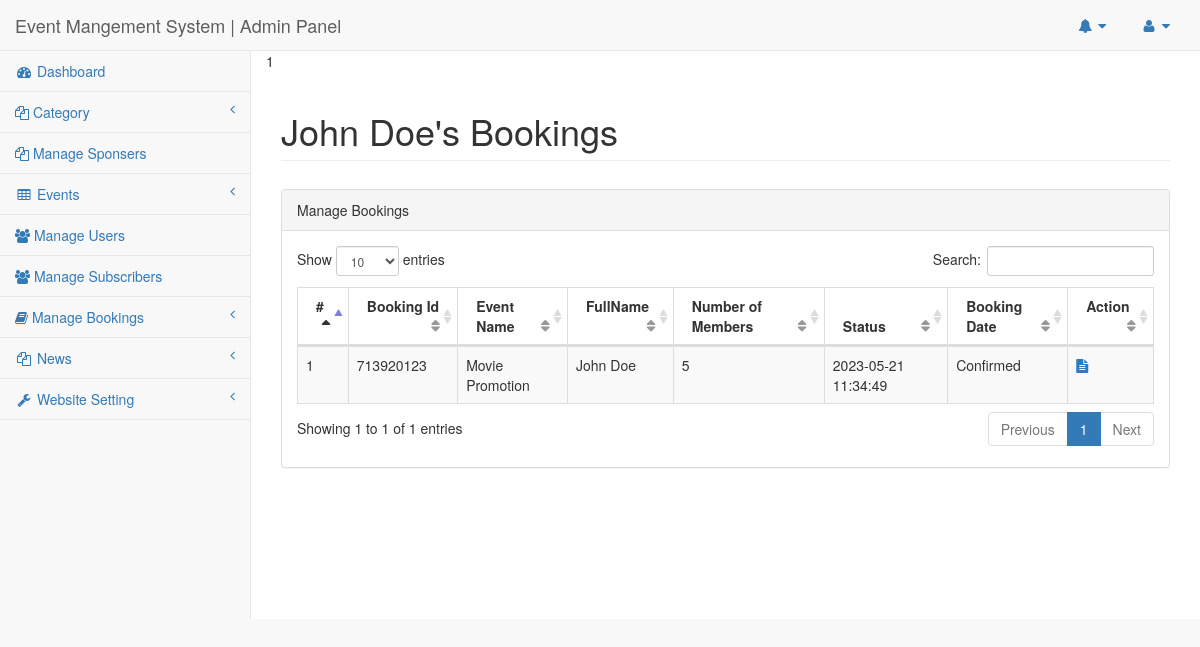
The app's page /ems/admin/user-bookings.php?uid=1&&uname=John Doe (signed in) with its own data.
### tables this page shows
CREATE TABLE `tblbookings` (
  `id` int(11) NOT NULL,
  `BookingId` bigint(12) DEFAULT NULL,
  `UserId` int(11) DEFAULT NULL,
  `EventId` int(11) DEFAULT NULL,
  `NumberOfMembers` int(11) DEFAULT NULL,
  `UserRemark` mediumtext DEFAULT NULL,
  `AdminRemark` mediumtext DEFAULT NULL,
  `UserCancelRemark` mediumtext DEFAULT NULL,
  `BookingDate` timestamp NULL DEFAULT current_timestamp(),
  `BookingStatus` varchar(100) DEFAULT NULL,
  `LastUpdationDate` timestamp NULL DEFAULT NULL ON UPDATE current_timestamp()
);

CREATE TABLE `tblevents` (
  `id` int(11) NOT NULL,
  `CategoryId` char(10) DEFAULT NULL,
  `SponserId` char(10) DEFAULT NULL,
  `EventName` varchar(255) DEFAULT NULL,
  `EventDescription` mediumtext DEFAULT NULL,
  `EventStartDate` date DEFAULT NULL,
  `EventEndDate` date DEFAULT NULL,
  `EventLocation` varchar(255) DEFAULT NULL,
  `EventImage` varchar(255) DEFAULT NULL,
  `PostingDate` timestamp NULL DEFAULT current_timestamp(),
  `LastUpdationDate` timestamp NULL DEFAULT NULL ON UPDATE current_timestamp(),
  `IsActive` int(1) DEFAULT NULL
);

CREATE TABLE `tblusers` (
  `Userid` int(11) NOT NULL,
  `FullName` varchar(255) DEFAULT NULL,
  `UserName` varchar(200) DEFAULT NULL,
  `Emailid` varchar(255) DEFAULT NULL,
  `PhoneNumber` bigint(12) DEFAULT NULL,
  `UserGender` varchar(100) DEFAULT NULL,
  `UserPassword` varchar(255) DEFAULT NULL,
  `RegDate` timestamp NULL DEFAULT current_timestamp(),
  `LastUpdationDate` timestamp NULL DEFAULT NULL ON UPDATE current_timestamp(),
  `IsActive` int(1) DEFAULT NULL
);

### ems/admin/user-bookings.php (the view, shortened to what this page needs)
<?php
include('includes/config.php');
if(strlen($_SESSION['adminsession'])==0)
{
header('location:logout.php');
}
else{
?>
<!DOCTYPE html>
<html lang="en">
<head>
    <link href="../vendor/bootstrap/css/bootstrap.min.css" rel="stylesheet">
    <link href="../vendor/metisMenu/metisMenu.min.css" rel="stylesheet">
    <link href="../dist/css/sb-admin-2.css" rel="stylesheet">
    <link href="../vendor/font-awesome/css/font-awesome.min.css" rel="stylesheet" type="text/css">
    <link href="../vendor/datatables-plugins/dataTables.bootstrap.css" rel="stylesheet">
    <link href="../vendor/datatables-responsive/dataTables.responsive.css" rel="stylesheet">
</head>
<body>
<div id="wrapper">
<nav class="navbar navbar-default navbar-static-top" role="navigation" style="margin-bottom: 0">
<?php include_once('includes/header.php');?>
<?php include_once('includes/leftbar.php');?>
</nav>
        <div id="page-wrapper">
            <div class="row">
                <?php echo $uid=intval($_GET['uid']);
$uname=$_GET['uname'];
?>
                <div class="col-lg-12">
                           <h1 class="page-header"><?php echo $uname;?>'s Bookings</h1>
                </div>
            </div>
            <div class="row" style="margin-top:1%">
                <div class="col-lg-12">
                    <div class="panel panel-default">
                        <div class="panel-heading">
                           Manage  Bookings
                        </div>
                        <div class="panel-body">
                            <div class="row">
                                <div class="col-lg-12">
                            <table width="100%" class="table table-striped table-bordered table-hover" id="dataTables-example">
                                <thead>
                                    <tr>
                                        <th>#</th>
                                        <th>Booking Id</th>
                                        <th>Event Name</th>
                                        <th>FullName</th>
                                        <th>Number of Members</th>
                                        <th>Status</th>
                                        <th>Booking Date</th>
                                    <th>Action</th>
                                    </tr>
                                </thead>
                                <tbody>
<?php
$sql = "SELECT tblbookings.id as bid,tblbookings.BookingId,tblevents.EventName,tblusers.FullName,tblbookings.NumberOfMembers,tblbookings.BookingStatus,tblbookings.BookingDate from tblbookings left  join tblusers on tblusers.Userid=tblbookings.UserId left join tblevents on tblevents.id=tblbookings.EventId where tblbookings.UserId='$uid'";
$query = $dbh -> prepare($sql);
$query->execute();
$results=$query->fetchAll(PDO::FETCH_OBJ);
$cnt=1;
if($query->rowCount() > 0)
{
foreach($results as $row)
{
    ?>
<tr >
<td><?php echo htmlentities($cnt);?></td>
<td><?php echo htmlentities($row->BookingId);?></td>
<td><?php echo htmlentities($row->EventName);?></td>
<td><?php echo htmlentities($row->FullName);?></td>
<td><?php echo htmlentities($row->NumberOfMembers);?></td>
<td><?php echo htmlentities($row->BookingDate);?></td>
<td><?php $status=$row->BookingStatus;
if($status==""){
echo htmlentities("Not Confirmed yet");
} else {
echo htmlentities("$status");
}
?></td>
<td>
<a href="booking-details.php?bkid=<?php echo htmlentities($row->bid);?>">
<i class="fa fa-file-text"></i>
</a>
                            </a></td>
</tr>
        <?php $cnt++;
    }} else {?>
       <tr>
        <th colspan="8" style="color:red; text-align:center;">No Booking Yet</th>
    </tr>
    <?php } ?>
                                </tbody>
                            </table>
                                </div>
                            </div>
                        </div>
                    </div>
                </div>
            </div>
        </div>
    </div>
</body>
</html>
<?php } ?>

### records on screen
tblbookings: BookingId "713920123", EventId.EventName "Movie Promotion", UserId.FullName "John Doe", NumberOfMembers "5", BookingDate "2023-05-21 11:34:49", BookingStatus "Confirmed"

### other values on screen
$uid=intval($_GET['uid']) "1"
$uname "John Doe"
